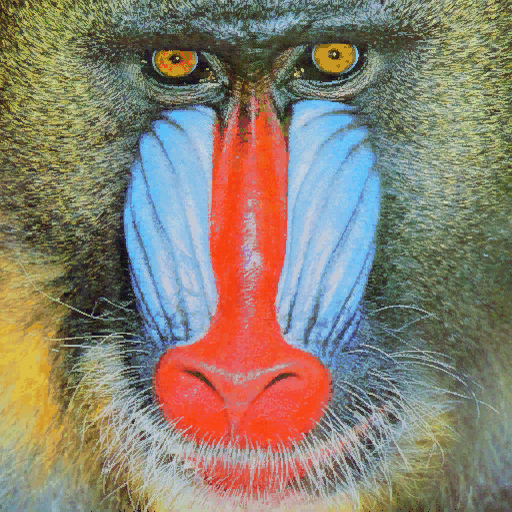
#> input picture P2/mandril.jpg, 512 x 512 px
$ jupyter execute VC_P2.ipynb   (older library calls are emulated)   (text cells are left out)
#> lines starting #> are read from the running program, lines starting #| are printed output that depends on the picture
[cell 1]
import cv2
import numpy as np
import matplotlib.pyplot as plt
from PIL import Image, ImageDraw, ImageFont

[cell 2]
#Generado de la imagen Canny
img = cv2.imread('mandril.jpg')
#> img is the input picture: shape (512, 512, 3); mean B, G, R 112.9, 128.5, 137.5
img_rgb = cv2.cvtColor(img, cv2.COLOR_BGR2RGB)
gris = cv2.cvtColor(img, cv2.COLOR_BGR2GRAY)
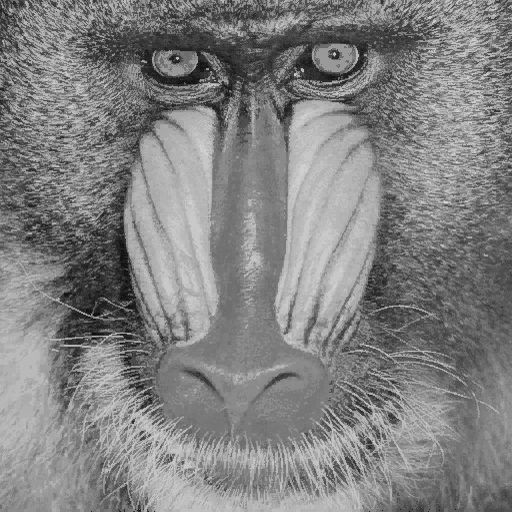
#> gris: shape (512, 512); min 6, max 220, mean 129.4
canny = cv2.Canny(gris, 100, 200)
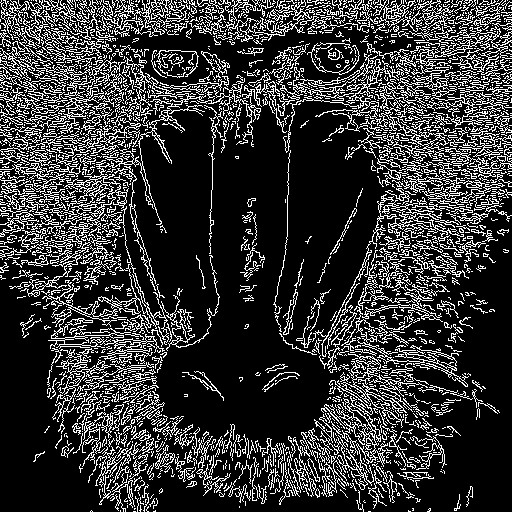
#> canny: shape (512, 512); 21.2% white in thin lines or dots
#Cuenta el número de píxeles blancos (255) por columna
#Suma los valores de los pixeles por columna
col_counts = cv2.reduce(canny, 0, cv2.REDUCE_SUM, dtype=cv2.CV_32SC1)

#Normaliza en base al número de filas, primer valor devuelto por shape, y al valor máximo del píxel (255)
#El resultado será el número de píxeles blancos por columna
cols = col_counts[0] / (255 * canny.shape[0])
#> cols = 512 values, max 0.365 at index 104, min 0.0566 at index 261, mean 0.212

[cell 3]
#Cuenta el número de píxeles blancos (255) por columna
#Suma los valores de los pixeles por columna
row_counts = cv2.reduce(canny, 1, cv2.REDUCE_SUM, dtype=cv2.CV_32SC1)
#> row_counts = 512 values, max 56100 at index 12, min 4335 at index 507, mean 27646.1

# Normaliza en base al número de columnas, segundo valor devuelto por shape, y al valor máximo del píxel (255)
# El resultado será el número de píxeles blancos por fila
rows = []
for i in range(canny.shape[0]):
    rows.append(row_counts[i] / (255 * canny.shape[1]))
#> after the loop, rows = 512 items, first 6: [0.342], [0.373], [0.381], [0.348], [0.379], [0.35]

maxfil = max(rows)
#> maxfil = [0.43]

max_values_canny = []
max_indices_canny = []

for i, value in enumerate(rows):
    if value >= (maxfil * 0.9):
        max_values_canny.append(value)
        max_indices_canny.append(i)
#> this loop made 512 passes
#> after the loop, max_indices_canny = [6, 12, 15, 20, 21, 88, 100]; max_values_canny = [[0.396], [0.43], [0.398], [0.391], [0.393], [0.389], [0.414]]


#Muestra dicha cuenta gráficamente
plt.figure()
plt.subplot(1, 2, 1)
plt.axis("off")
plt.title("Canny")
plt.imshow(canny, cmap='gray')

plt.subplot(1, 2, 2)
plt.title("Respuesta de Canny")
plt.xlabel("Filas")
plt.ylabel("% píxeles")
plt.plot(rows)
plt.scatter(max_indices_canny, max_values_canny, color='red')

#Rango en x definido por las filas
plt.xlim([0, canny.shape[0]])
#> Out = (0, 512)
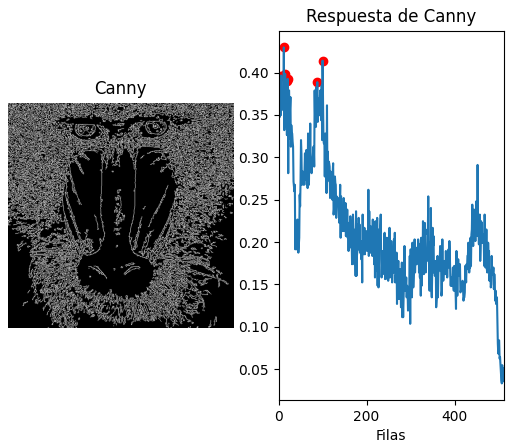
#> figure drawn by matplotlib, 2 panels; panel 2: curve peaks at x = 12, y = 0.43

[cell 4]
# Gaussiana para suavizar la imagen original, eliminando altas frecuencias
ggris = cv2.GaussianBlur(gris, (3, 3), 0)

#Calcula en ambas direcciones (horizontal y vertical)
sobelx = cv2.Sobel(ggris, cv2.CV_64F, 1, 0)  # x
sobely = cv2.Sobel(ggris, cv2.CV_64F, 0, 1)  # y
#Combina ambos resultados
sobel = cv2.add(sobelx, sobely)
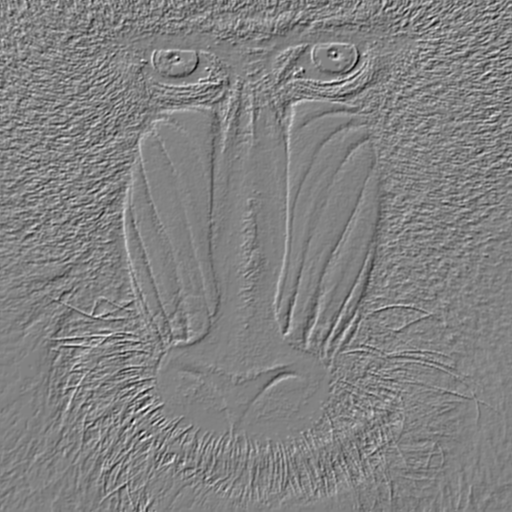
#> sobel: shape (512, 512) float64; min -594, max 570, mean -0.1; drawn with min black and max white

# Conversión a byte con openCV
sobel8 = cv2.convertScaleAbs(sobel)
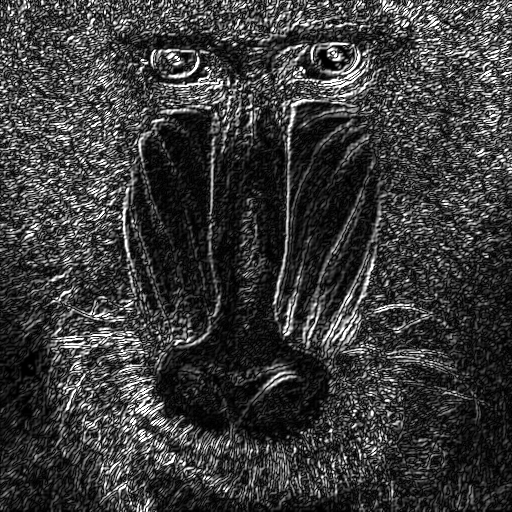
#> sobel8: shape (512, 512); min 0, max 255, mean 58.4

[cell 5]
# Umbralizar

#Define valor umbral
valorUmbral = 100 #Prueba otros valores
#Obtiene imagen umbralizada para dicho valor definido
_, imagenUmbralizada = cv2.threshold(sobel8, valorUmbral, 255, cv2.THRESH_BINARY)
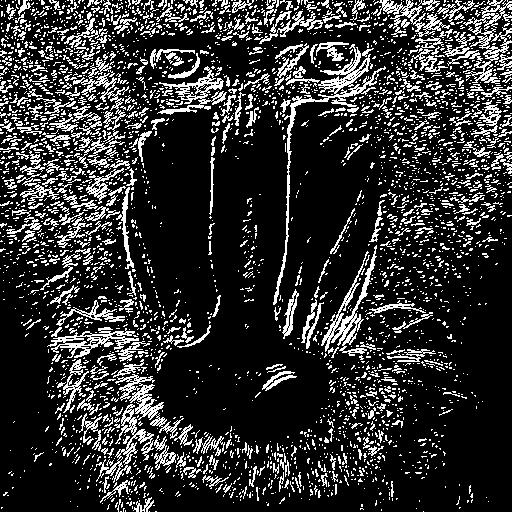
#> imagenUmbralizada: shape (512, 512); 19.1% white in thin lines or dots

#conteo de filas y columnas
col_counts = cv2.reduce(imagenUmbralizada, 0, cv2.REDUCE_SUM, dtype=cv2.CV_32SC1)
cols = col_counts[0] / (255 * imagenUmbralizada.shape[0])
#> cols = 512 values, max 0.428 at index 127, min 0.0449 at index 261, mean 0.191


row_counts = cv2.reduce(imagenUmbralizada, 1, cv2.REDUCE_SUM, dtype=cv2.CV_32SC1)
#> row_counts = 512 values, max 55080 at index 83, min 3825 at index 510, mean 24905.8

rows = []
for i in range(imagenUmbralizada.shape[0]):
    rows.append(row_counts[i][0] / (255 * imagenUmbralizada.shape[1]))
#> after the loop, rows = 512 values, max 0.422 at index 83, min 0.0293 at index 510, mean 0.191

#máximos
max_col = max(cols)
#> max_col = 0.428
max_row = max(rows)
#> max_row = 0.422

#quedarnos con los que superan el 0.9 de los máximos

#filas

max_values_row = []
max_indices_row = []

for i, value in enumerate(rows):
    if value >= (max_row * 0.9):
        max_values_row.append(value)
        max_indices_row.append(i)
#> this loop made 512 passes
#> value on passes 1 to 3: 0.314, 0.369, 0.396
#> after the loop, max_indices_row = [2, 3, 4, 5, 8, 11, 12, 19, 20, 24, 51, 80, 81, 82, 83, 84, 85, 87, 100]; max_values_row = [0.396, 0.41, 0.416, 0.387, 0.418, 0.395, 0.398, 0.383, 0.391, 0.41, 0.393, 0.395, 0.391, 0.408, 0.422, 0.389, 0.393, 0.396, 0.406]


#columnas

max_values_col = []
max_indices_col = []

for i, value in enumerate(cols):
    if value >= (max_col * 0.9):
        max_values_col.append(value)
        max_indices_col.append(i)
#> this loop made 512 passes
#> value on passes 1 to 3: 0.109, 0.141, 0.154
#> after the loop, max_indices_col = [104, 105, 127, 288]; max_values_col = [0.414, 0.4, 0.428, 0.416]

imagen_original = cv2.cvtColor(cv2.imread('mandril.jpg'), cv2.COLOR_BGR2RGB)

color_col = [255, 0, 0]
color_row = [0, 0, 255]


img1 = imagen_original.copy()
img1[max_indices_row, :] = color_col
img1[:, max_indices_col] = color_row


plt.imshow(img1)
plt.title('Filas y columnas que superan el 0.9 del máximo en Sobel Umbralizado')

plt.show()


img2 = imagen_original.copy()
img2[max_indices_canny, :] = color_col
img2[:, max_indices_canny] = color_row
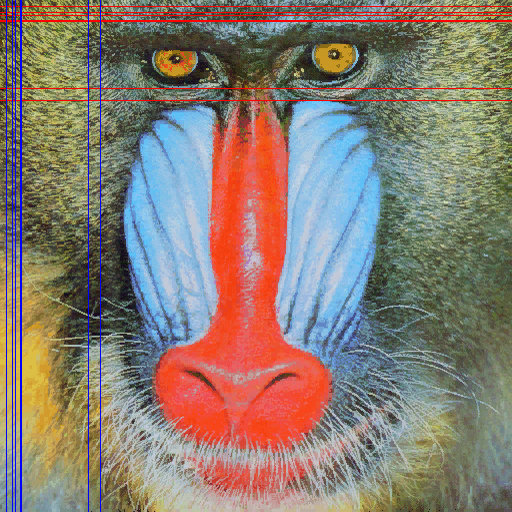
#> img2: shape (512, 512, 3); mean R, G, B 137.4, 125, 113.8


plt.imshow(img2)
plt.title('Resultados de Canny')

plt.show()

row_com = sorted(set(max_indices_row).intersection(set(max_indices_canny)))
#> row_com = [12, 20, 100]
col_com = sorted(set(max_indices_col).intersection(set(max_indices_canny)))
#> col_com = []

imagen_original[row_com, :] = color_col
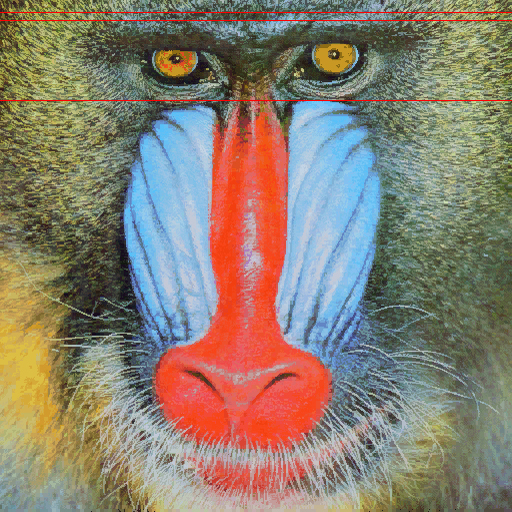
#> imagen_original: shape (512, 512, 3); mean R, G, B 138.3, 127.8, 112.3
imagen_original[:, col_com] = color_row

plt.imshow(imagen_original)
plt.title('Filas y Columnas en común')

plt.show()

[cell 6]
vid = cv2.VideoCapture(0)

# Cargar imagen para superponer
cortina = cv2.imread('cortina.png', cv2.IMREAD_UNCHANGED)
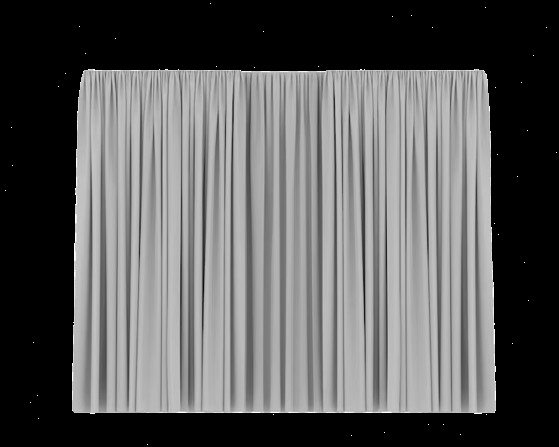
#> input picture P2/cortina.png, 559 x 447 px
#> cortina is the input picture: shape (447, 559, 4); mean B, G, R, A 91.8, 91.8, 91.8, 143.8
alto_img, ancho_img = cortina.shape[:2]
#> alto_img = 447; ancho_img = 559

disponible = 0

while True:

    # Fotograma a fotograma
    ret, frame = vid.read()
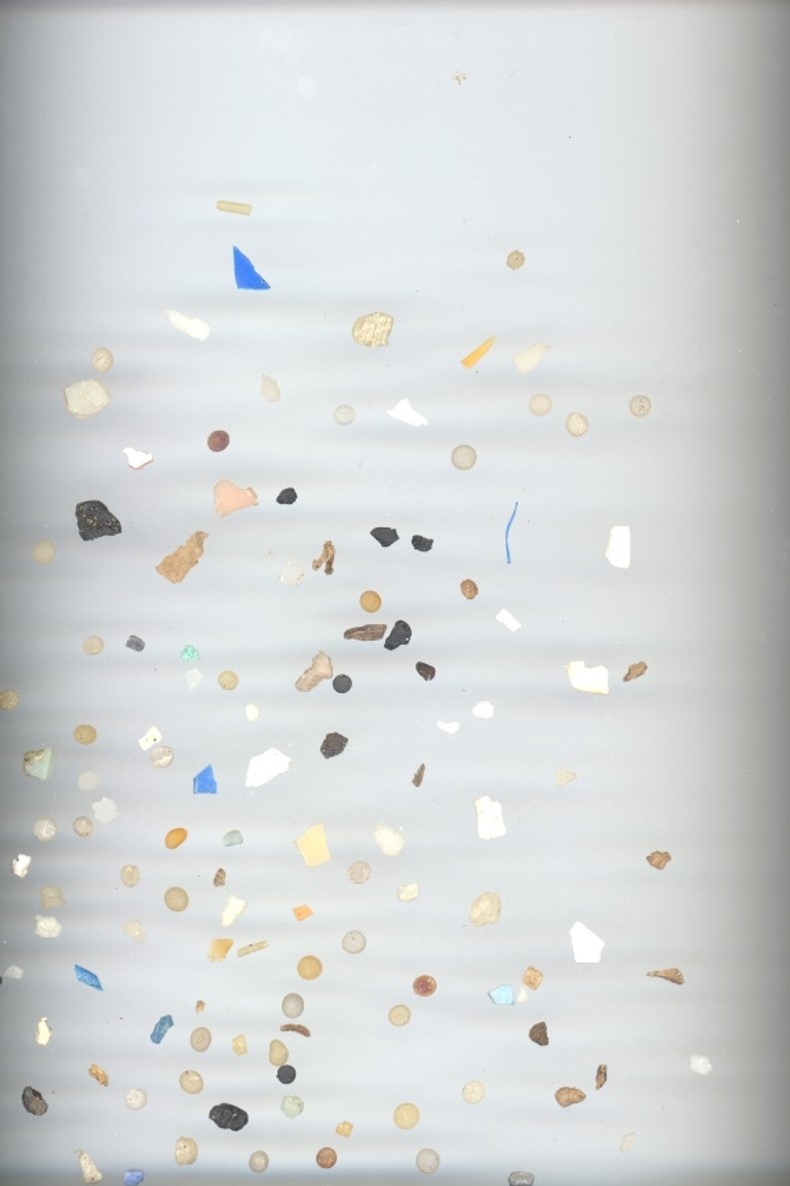
#> input picture P3/MPs_test.jpg, 790 x 1186 px, given in place of the camera
#> frame is the input picture: shape (1186, 790, 3); mean B, G, R 213.9, 213.8, 210.9

    if ret:

        if disponible > 0:

            # Diferencia entre fotogramas
            dif = cv2.absdiff(frame, pframe)

            # Pasar a escala de grises
            gris = cv2.cvtColor(dif, cv2.COLOR_BGR2GRAY)

            # Umbralizar
            _, mascara = cv2.threshold(
                gris,
                30,
                255,
                cv2.THRESH_BINARY
            )

            # calcular en que filas y columnas hay mayor cantidad de píxeles blancos
            #conteo de filas y columnas
            col_counts = cv2.reduce(mascara, 0, cv2.REDUCE_SUM, dtype=cv2.CV_32SC1)
            cols = col_counts[0] / (255 * mascara.shape[0])


            row_counts = cv2.reduce(mascara, 1, cv2.REDUCE_SUM, dtype=cv2.CV_32SC1)

            rows = []
            for i in range(mascara.shape[0]):
                rows.append(row_counts[i][0] / (255 * mascara.shape[1]))

            #posición de los máximos
            max_col = np.argmax(cols)
            max_row = np.argmax(rows)

            #hacer que la imagen salga centrada
            x = max_col - ancho_img // 2
            y = max_row - alto_img // 2

            x = max(0, min(x, frame.shape[1] - ancho_img))
            y = max(0, min(y, frame.shape[0] - alto_img))

            # Región del frame donde irá la cortina
            roi = frame[y:y+alto_img, x:x+ancho_img]

            # Canal alpha de la cortina
            alpha = cortina[:, :, 3] / 255.0

            # Canales BGR de la cortina
            imagen_bgr = cortina[:, :, :3]

            # Superponer
            for c in range(3):
                roi[:, :, c] = (
                    alpha * imagen_bgr[:, :, c] +
                    (1 - alpha) * roi[:, :, c]
                )


            cv2.imshow('Resultado', frame)

        else:
            disponible = 1
            print(frame.shape)
#| (1186, 790, 3)

        # Copia del fotograma actual
        pframe = frame.copy()

    # ESC
    if cv2.waitKey(20) == 27:
#> (key Esc is pressed here)
        break

vid.release()
cv2.destroyAllWindows()
